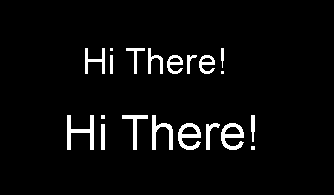
#> input picture Computer Vision Deep Dive in Python/Ch07/07_02/hi_there.bmp, 334 x 195 px
$ python erosion_and_dilation.py
#> lines starting #> are read from the running program, lines starting #| are printed output that depends on the picture; after the words box and inside, x2 and y2 are one past the last pixel; in counts of white or black regions, pixels touching at a corner belong together
import numpy as np
import matplotlib.pyplot as plt
import cv2
from EC_CV import *

# %config InlineBackend.figure_formats = 'retina'
from matplotlib import rcParams

rcParams["figure.figsize"] = (20, 8)

# Let's open a black and white picture

img = plt.imread("hi_there.bmp")
#> img is the input picture: shape (195, 334, 4); mean R, G, B, A 11.3, 11.3, 11.3, 255
img = np.dot(img[..., :3], [0.299, 0.587, 0.114])
#> img: shape (195, 334) float64; 4.4% white; 20 white regions (4 under 20 px), largest, box (x1, y1, x2, y2) and area: (67, 115, 94, 150) 356, (178, 123, 201, 150) 319, (221, 123, 244, 150) 319
print(np.shape(img))
#| (195, 334)
plt.imshow(img, cmap="gray")

# Now let's perform a 3x3 erosion

kernel3 = np.ones((3, 3), np.uint8)
img2 = img
img2 = cv2.erode(img2, kernel3, iterations=1)
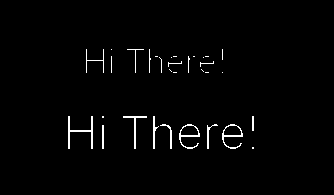
#> img2: shape (195, 334) float64; 1.7% white in thin lines or dots, all inside (x1, y1, x2, y2) = (68, 49, 254, 149)
plt.imshow(img2, cmap="gray")
img3 = img2

# Now let's dilate it with a 5x5 kernel

kernel5 = np.ones((5, 5), np.uint8)
img2 = cv2.dilate(img2, kernel5, iterations=1)
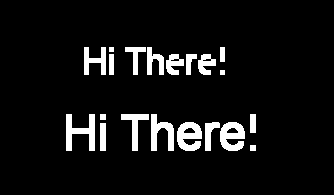
#> img2: shape (195, 334) float64; 7.1% white; 20 white regions, largest, box (x1, y1, x2, y2) and area: (66, 114, 95, 151) 546, (177, 122, 202, 151) 504, (220, 122, 245, 151) 504
plt.imshow(img2, cmap="gray")

# Now let's erode the dilated image

img2 = cv2.erode(img2, kernel5, iterations=1)
plt.imshow(img2, cmap="gray")

# Let's see the image before dilating and eroding, and after

fig, ax = plt.subplots(1, 2)
ax[0].imshow(img3, cmap="gray")
ax[1].imshow(img2, cmap="gray")

# Let's open a different black and white picture

img = plt.imread("shapes.bmp")
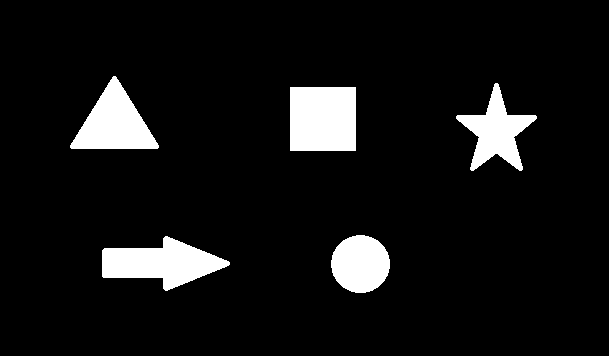
#> input picture Computer Vision Deep Dive in Python/Ch07/07_02/shapes.bmp, 609 x 356 px
#> img is the input picture: shape (356, 609, 4); mean R, G, B, A 20.2, 20.2, 20.2, 255
print(np.shape(img))
#| (356, 609, 4)
plt.imshow(img, cmap="gray")

# Let's erode those shapes 4 times with a 3x3 kernel

img2 = img
img2 = cv2.erode(img2, kernel3, iterations=4)
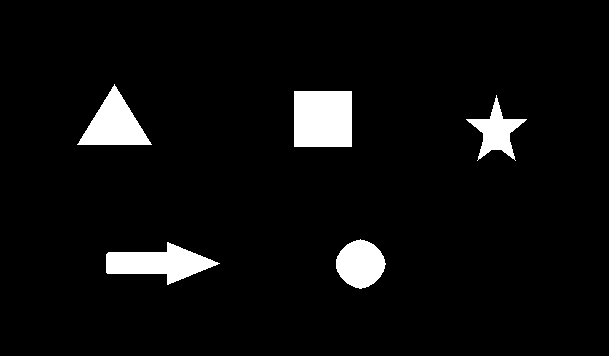
#> img2: shape (356, 609, 4); mean R, G, B, A 13.2, 13.2, 13.2, 255
plt.imshow(img2, cmap="gray")

# Now let's dilate those shapes twice with a 5x5 kernel

img2 = cv2.dilate(img2, kernel5, iterations=2)
plt.imshow(img2, cmap="gray")

# Now let's erode those shapes 8 times with a 5x5 kernel

img3 = img2
img2 = cv2.erode(img2, kernel5, iterations=8)
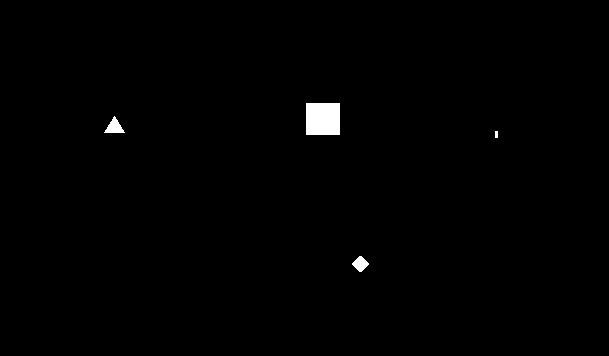
#> img2: shape (356, 609, 4); mean R, G, B, A 1.7, 1.7, 1.7, 255
plt.imshow(img2, cmap="gray")

# Now let's dilate those shapes 8 times with a 5x5 kernel

img2 = cv2.dilate(img2, kernel5, iterations=8)
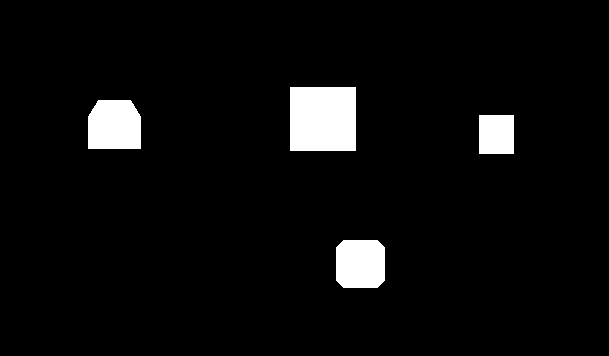
#> img2: shape (356, 609, 4); mean R, G, B, A 12.1, 12.1, 12.1, 255

fig, ax = plt.subplots(1, 2)
ax[0].imshow(img3, cmap="gray")
ax[1].imshow(img2, cmap="gray")
